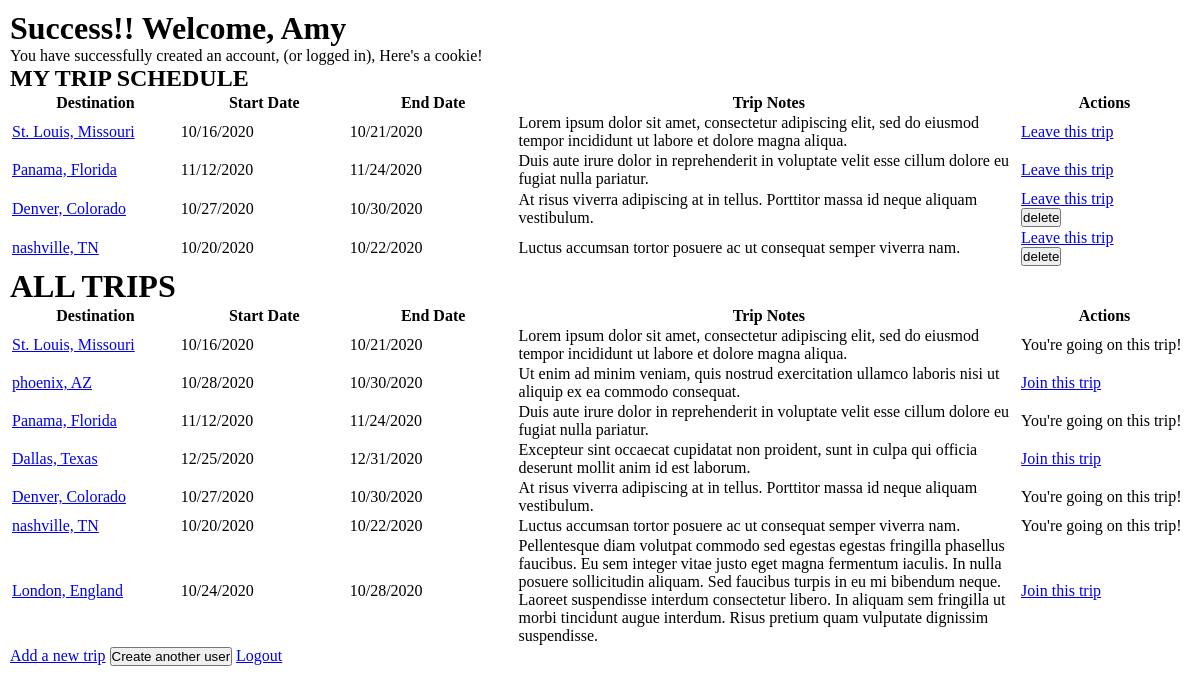
Screenshot of /results/ (signed in) with the database file from the repository.
### Belt_App/models.py (models this page shows)
class User(models.Model):
    first_name = models.CharField(max_length=255)
    last_name = models.CharField(max_length=255)
    email = models.CharField(max_length=255)
    password = models.CharField(max_length=255)
    created_at = models.DateTimeField(auto_now_add=True)
    updated_at = models.DateTimeField(auto_now=True)
    objects = UserManager()

class Trip(models.Model):
    destination = models.CharField(max_length=255)
    start_date = models.DateTimeField()
    end_date = models.DateTimeField()
    trip_notes = models.TextField(max_length=1000)
    creator = models.ForeignKey(User, related_name="trips_uploaded", on_delete = models.CASCADE)
    users_added = models.ManyToManyField(User, related_name="added_trips")
    created_at = models.DateTimeField(auto_now_add=True)
    updated_at = models.DateTimeField(auto_now=True)
    objects = TripManager()

### Belt_App/views.py (the view)
# urls.py: path('results/', views.results),
def results(request):
    if 'new_user' not in request.session:
        return redirect('/')
    all_trips = Trip.objects.all()
    context = {
        'confirmed_user': User.objects.get(id=request.session['new_user']),
        'all_trips': all_trips,
    }
    return render(request, 'dashboard.html', context)

### Belt_App/templates/dashboard.html (shortened to what this page needs)
<!DOCTYPE html>
<html lang="en">
<head>
    {% load static %}
    <link rel="stylesheet" href="{% static 'style.css' %}">
</head>
<body>
    <h1>Success!! Welcome, {{confirmed_user.first_name}}</h1>
    <p>You have successfully created an account, (or logged in), Here's a cookie!</p>
    <h2>MY TRIP SCHEDULE</h2>
    <table>
        <thead>
            <tr>
                <th>Destination</th>
                <th>Start Date</th>
                <th>End Date</th>
                <th>Trip Notes</th>
                <th>Actions</th>
            </tr>
        </thead>
        <tbody>
            {% for mytrip in confirmed_user.added_trips.all %}
                <tr>
                    <td width="10%"><a href="/trip/{{mytrip.id}}">{{ mytrip.destination }}</a></td>
                    <td width="10%">{{ mytrip.start_date|date:"SHORT_DATE_FORMAT" }}</td>
                    <td width="10%">{{ mytrip.end_date|date:"SHORT_DATE_FORMAT" }}</td>
                    <td width="30%">{{ mytrip.trip_notes }}</td>
                    <td width="10%" id="actions">
                        <a href="/leave_trip/{{mytrip.id}}">Leave this trip</a>
                        {% if confirmed_user.id == mytrip.creator.id %}
                        <form action="/trip/{{mytrip.id}}/delete" method="POST">
                            <input type="submit" value="delete">
                        </form>
                        {% endif %}
                    </td>
                </tr>
            {% endfor %}
        </tbody>
    </table>
    <h1>ALL TRIPS</h1>
    <table>
        <thead>
            <tr>
                <th>Destination</th>
                <th>Start Date</th>
                <th>End Date</th>
                <th>Trip Notes</th>
                <th>Actions</th>
            </tr>
        </thead>
        <tbody>
        {% for trip in all_trips %}
            <tr>
                <td width="10%"><a href="/trip/{{trip.id}}">{{ trip.destination }}</a></td>
                <td width="10%">{{ trip.start_date|date:"SHORT_DATE_FORMAT" }}</td>
                <td width="10%">{{ trip.end_date|date:"SHORT_DATE_FORMAT" }}</td>
                <td width="30%">{{ trip.trip_notes }}</td>
                <td width="10%" id="actions">
                    {% if confirmed_user in trip.users_added.all %}
                    <p>You're going on this trip!</p>
                    {% else %}
                    <a href="/join_trip/{{trip.id}}">Join this trip</a>
                    {% endif %}
                </td>
            </tr>
        {% endfor %}
        </tbody>
    </table>
    <div id="buttons">
        <a href="/newtrip">Add a new trip</a>
        <button onclick="location.href='http://localhost:8000/'" type="button">Create another user</button>
        <a href="/logout">Logout</a>
    </div>
</body>

### Belt_App/static/style.css (style rules this page uses)
* { margin: 0px; padding: 0px; }
body { margin: 10px; }

### rows the page displays
User: first_name "Amy"
Trip: destination "St. Louis, Missouri", start_date "10/16/2020", end_date "10/21/2020", trip_notes "Lorem ipsum dolor sit amet, consectetur adipiscing elit, sed do eiusmod tempor incididunt ut labore et dolore magna aliqua.", shows "You're going on this trip!"
Trip: destination "Panama, Florida", start_date "11/12/2020", end_date "11/24/2020", trip_notes "Duis aute irure dolor in reprehenderit in voluptate velit esse cillum dolore eu fugiat nulla pariatur.", shows "You're going on this trip!"
Trip: destination "Denver, Colorado", start_date "10/27/2020", end_date "10/30/2020", trip_notes "At risus viverra adipiscing at in tellus. Porttitor massa id neque aliquam vestibulum.", shows "You're going on this trip!"
Trip: destination "nashville, TN", start_date "10/20/2020", end_date "10/22/2020", trip_notes "Luctus accumsan tortor posuere ac ut consequat semper viverra nam.", shows "You're going on this trip!"
Trip: destination "phoenix, AZ", start_date "10/28/2020", end_date "10/30/2020", trip_notes "Ut enim ad minim veniam, quis nostrud exercitation ullamco laboris nisi ut aliquip ex ea commodo consequat."
Trip: destination "Dallas, Texas", start_date "12/25/2020", end_date "12/31/2020", trip_notes "Excepteur sint occaecat cupidatat non proident, sunt in culpa qui officia deserunt mollit anim id est laborum."
Trip: destination "London, England", start_date "10/24/2020", end_date "10/28/2020", trip_notes "Pellentesque diam volutpat commodo sed egestas egestas fringilla phasellus faucibus. Eu sem integer vitae justo eget magna fermentum iaculis. In nulla posuere sollicitudin aliquam. Sed faucibus turpis in eu mi bibendum neque. Laoreet suspendisse interdum consectetur libero. In aliquam sem fringilla ut morbi tincidunt augue interdum. Risus pretium quam vulputate dignissim suspendisse."
